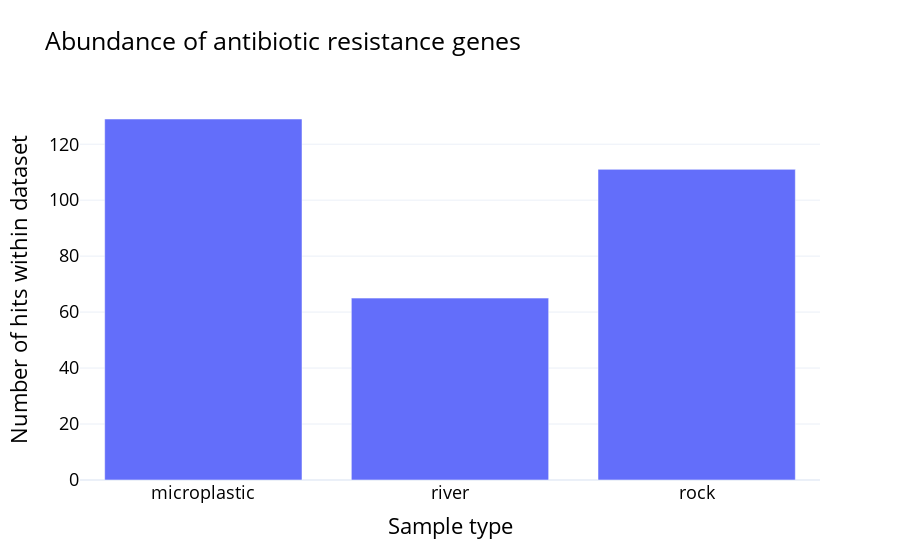

Write notebook code for a chart like this one.
### Code cell
counts = df1.groupby("sample").size()

fig = go.Figure()

fig.add_trace(go.Bar(x = counts.index.values, y = counts.values))

fig.update_layout(template = "plotly_white", 
                  title="Abundance of antibiotic resistance genes", 
                  xaxis_title="Sample type", 
                  yaxis_title="Number of hits within dataset",
                  font=dict(
                          #family="Courier New, monospace",
                          size=18,
                          color="#000000"
                           )
                  )

fig.show()

fig.write_image("abundance_barplot.pdf", width = 1200, height = 800)

### Figure 1 — Plotly figure (JSON) as saved in the notebook; plotly's stock layout.template omitted (floating-point values rounded to 4 significant figures)
{"data": [{"type": "bar", "x": ["microplastic", "river", "rock"], "y": [129, 65, 111]}], "layout": {"autosize": true, "font": {"color": "#000000", "size": 18}, "title": {"text": "Abundance of antibiotic resistance genes"}, "xaxis": {"autorange": true, "range": [-0.5, 2.5], "title": {"text": "Sample type"}, "type": "category"}, "yaxis": {"autorange": true, "range": [0, 135.8], "title": {"text": "Number of hits within dataset"}, "type": "linear"}}}
